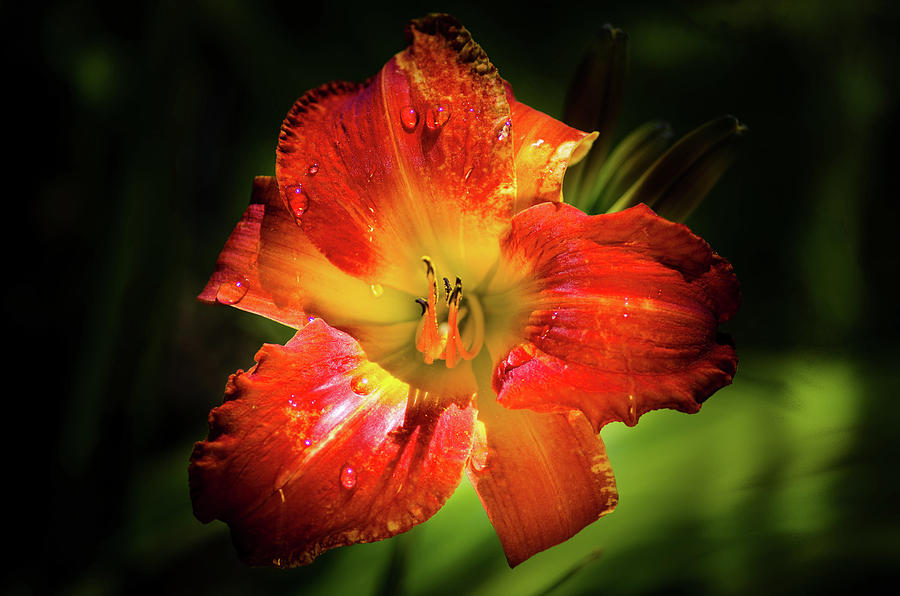
#> input picture tareaDeImagenes/pego.png, 900 x 596 px
$ jupyter execute umbralizacion.ipynb
#> lines starting #> are read from the running program, lines starting #| are printed output that depends on the picture; after the words box and inside, x2 and y2 are one past the last pixel; in counts of white or black regions, pixels touching at a corner belong together
umbralizacion binaria y binaria inversa

[cell 1]
import cv2
import matplotlib.pyplot as plt
imagen=cv2.imread('pego.png',0)#lee en escala de grises
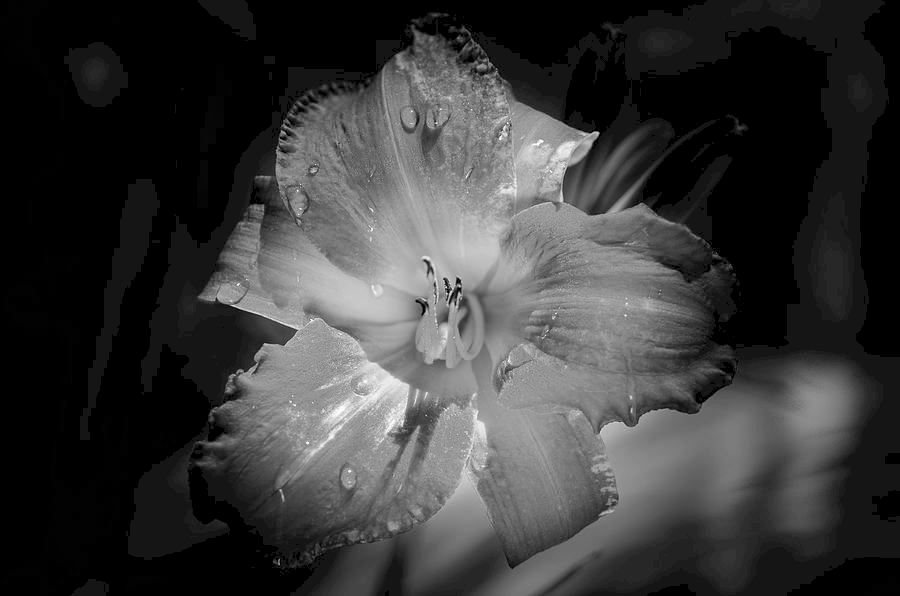
#> imagen: shape (596, 900); min 0, max 255, mean 57.2
#umbralizacion binaria
_,umbral_binario=cv2.threshold(imagen,127,255,cv2.THRESH_BINARY)
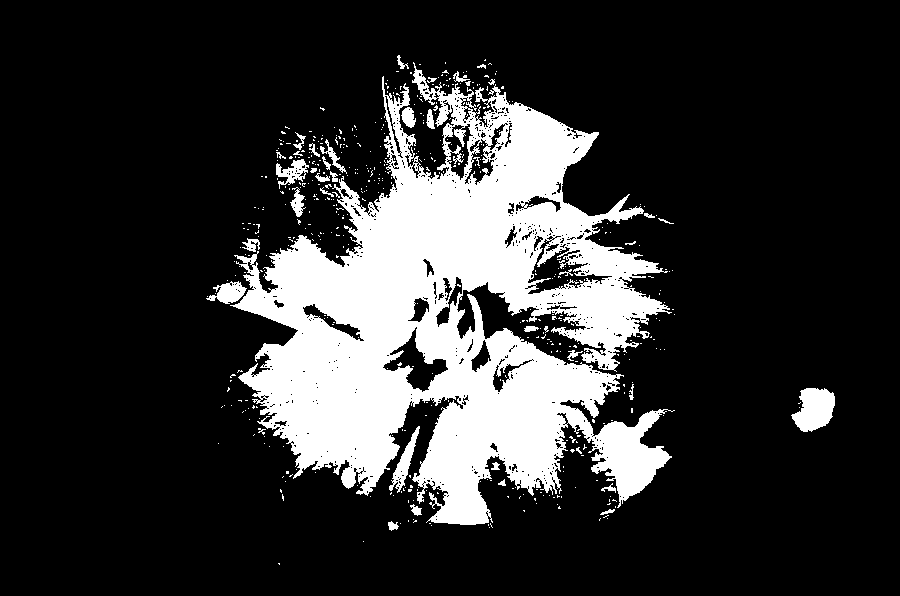
#> umbral_binario: shape (596, 900); 19.4% white; 512 white regions (472 under 20 px), largest, box (x1, y1, x2, y2) and area: (230, 62, 675, 525) 97581, (791, 388, 835, 432) 1350, (389, 426, 420, 493) 593
_,umbral_binaria_inv=cv2.threshold(imagen,127,255,cv2.THRESH_BINARY)

plt.figure(figsize=(10,5))
plt.subplot(1,3,1)
plt.imshow(imagen,cmap='gray')

plt.subplot(1,3,2)
plt.imshow(umbral_binario,cmap='gray')

plt.subplot(1,3,3)
plt.imshow(umbral_binaria_inv,cmap='gray')
plt.show()
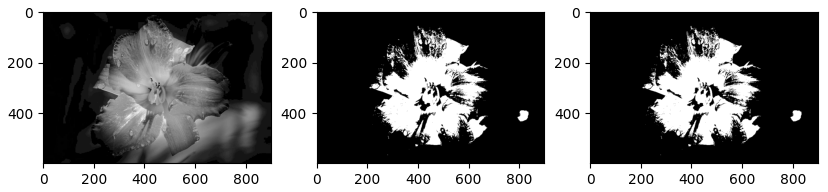
#> figure drawn by matplotlib, 3 panels

[cell 2]
import cv2
import numpy as np
import matplotlib.pyplot as plt

img = cv2.imread('pego.png')
#> img is the input picture: shape (596, 900, 3); mean B, G, R 14, 42.3, 79.6
img_rgb = cv2.cvtColor(img, cv2.COLOR_BGR2RGB)
h, w, _ = img_rgb.shape
#> h = 596; w = 900

def mosaico_color_predominante(img, patron, predominante):
#> called with patron = 'RGGB', predominante = 'R'
    mosaico = np.zeros_like(img)
    for i in range(h):
        for j in range(w):
            r, g, b = img[i,j]

            if patron=="RGGB":
                if predominante=="R":
                    if i%2==0 and j%2==0 or i%2==1 and j%2==0:
                        mosaico[i,j,0] = r
                    elif i%2==0 and j%2==1:
                        mosaico[i,j,1] = g
                    else:
                        mosaico[i,j,2] = b
                elif predominante=="B":
                    if i%2==1 and j%2==1 or i%2==0 and j%2==0:
                        mosaico[i,j,2] = b
                    elif i%2==0 and j%2==1:
                        mosaico[i,j,1] = g
                    else:
                        mosaico[i,j,0] = r
                else:
                    if i%2==0 and j%2==1 or i%2==1 and j%2==0:
                        mosaico[i,j,1] = g
                    elif i%2==0 and j%2==0:
                        mosaico[i,j,0] = r
                    else:
                        mosaico[i,j,2] = b

            elif patron=="BGGR":
                if predominante=="R":
                    if i%2==1 and j%2==1 or i%2==0 and j%2==1:
                        mosaico[i,j,0] = r
                    elif i%2==0 and j%2==0:
                        mosaico[i,j,2] = b
                    else:
                        mosaico[i,j,1] = g
                elif predominante=="B":
                    if i%2==0 and j%2==0 or i%2==1 and j%2==0:
                        mosaico[i,j,2] = b
                    elif i%2==0 and j%2==1:
                        mosaico[i,j,1] = g
                    else:
                        mosaico[i,j,0] = r
                else:
                    if i%2==0 and j%2==1 or i%2==1 and j%2==0:
                        mosaico[i,j,1] = g
                    elif i%2==0 and j%2==0:
                        mosaico[i,j,2] = b
                    else:
                        mosaico[i,j,0] = r

            elif patron=="GBRG":
                if predominante=="R":
                    if i%2==1 and j%2==0 or i%2==0 and j%2==1:
                        mosaico[i,j,0] = r
                    elif i%2==0 and j%2==0:
                        mosaico[i,j,2] = b
                    else:
                        mosaico[i,j,1] = g
                elif predominante=="B":
                    if i%2==0 and j%2==1 or i%2==1 and j%2==1:
                        mosaico[i,j,2] = b
                    elif i%2==0 and j%2==0:
                        mosaico[i,j,1] = g
                    else:
                        mosaico[i,j,0] = r
                else:
                    if i%2==0 and j%2==0 or i%2==1 and j%2==1:
                        mosaico[i,j,1] = g
                    elif i%2==0 and j%2==1:
                        mosaico[i,j,2] = b
                    else:
                        mosaico[i,j,0] = r

            elif patron=="GRBG":
                if predominante=="R":
                    if i%2==0 and j%2==1 or i%2==1 and j%2==0:
                        mosaico[i,j,0] = r
                    elif i%2==0 and j%2==0:
                        mosaico[i,j,1] = g
                    else:
                        mosaico[i,j,2] = b
                elif predominante=="B":
                    if i%2==1 and j%2==0 or i%2==1 and j%2==1:
                        mosaico[i,j,2] = b
                    elif i%2==0 and j%2==0:
                        mosaico[i,j,1] = g
                    else:
                        mosaico[i,j,0] = r
                else:
                    if i%2==0 and j%2==0 or i%2==1 and j%2==1:
                        mosaico[i,j,1] = g
                    elif i%2==0 and j%2==1:
                        mosaico[i,j,0] = r
                    else:
                        mosaico[i,j,2] = b
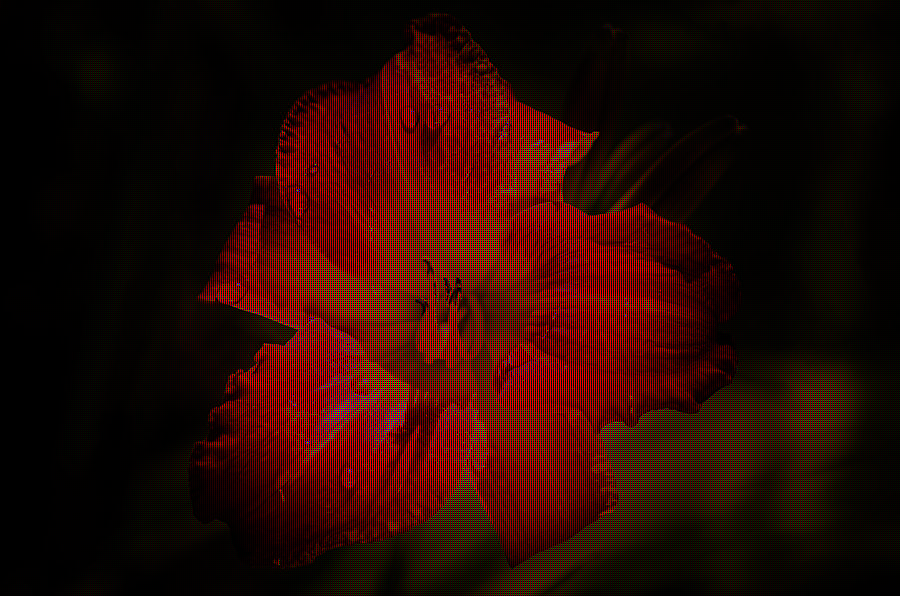
#> mosaico: shape (596, 900, 3); mean R, G, B 39.8, 10.6, 3.5
    return mosaico


mosaico_rggb = mosaico_color_predominante(img_rgb,"RGGB","R")
mosaico_bggr = mosaico_color_predominante(img_rgb,"BGGR","B")
#> call 2 of mosaico_color_predominante, with patron = 'BGGR', predominante = 'B'
#> after the loop in mosaico_color_predominante (call 2), `for i in range(h):`:
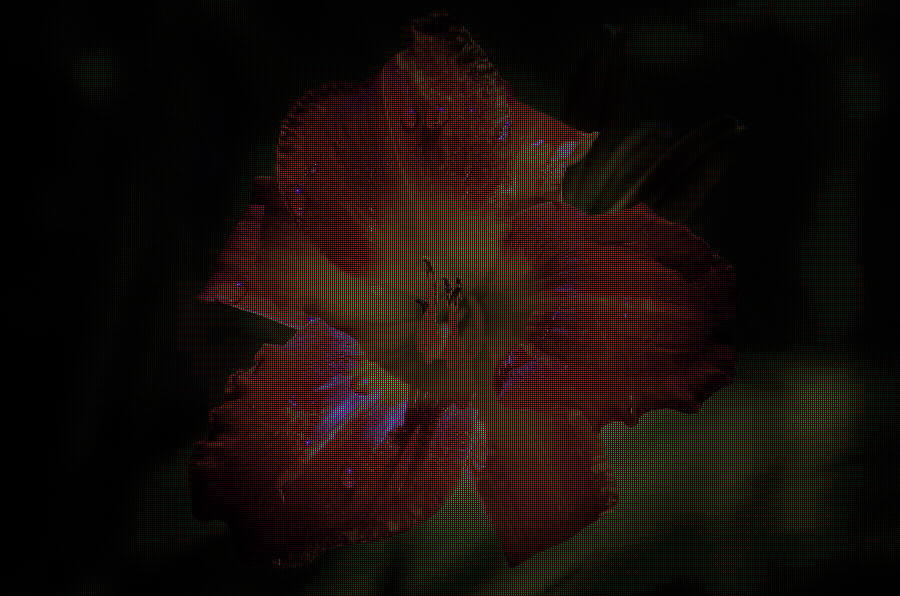
#> mosaico: shape (596, 900, 3); mean R, G, B 19.9, 10.6, 7
mosaico_gbrg = mosaico_color_predominante(img_rgb,"GBRG","G")
#> call 3 of mosaico_color_predominante, with patron = 'GBRG', predominante = 'G'
#> after the loop in mosaico_color_predominante (call 3), `for i in range(h):`:
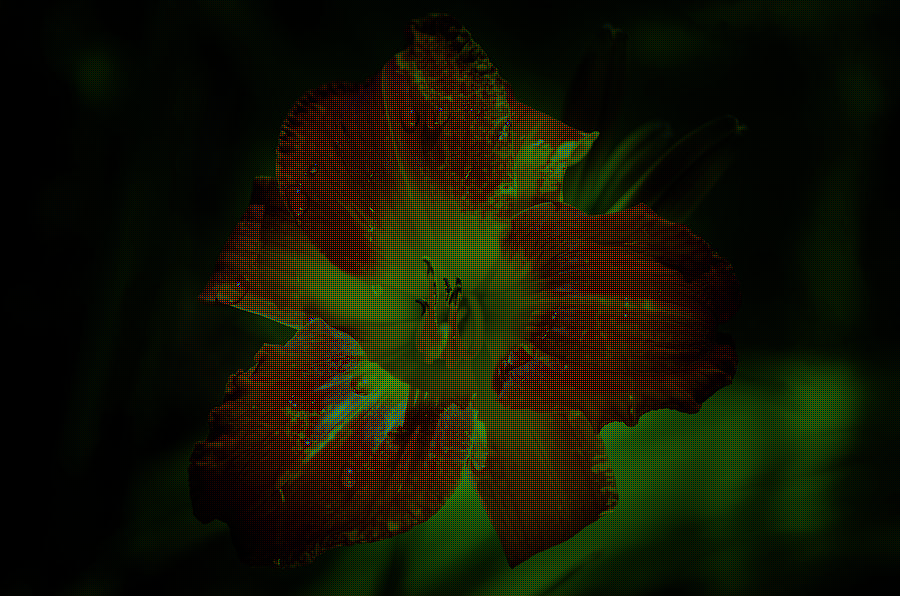
#> mosaico: shape (596, 900, 3); mean R, G, B 19.9, 21.2, 3.5
mosaico_grbg = mosaico_color_predominante(img_rgb,"GRBG","R")


plt.figure(figsize=(12,6))

plt.subplot(2,2,1)
plt.title("Mosaico RGGB (rojo)")
plt.imshow(mosaico_rggb)
plt.axis('off')

plt.subplot(2,2,2)
plt.title("Mosaico BGGR (azul)")
plt.imshow(mosaico_bggr)
plt.axis('off')

plt.subplot(2,2,3)
plt.title("Mosaico GBRG (verde)")
plt.imshow(mosaico_gbrg)
plt.axis('off')

plt.subplot(2,2,4)
plt.title("Mosaico GRBG (rojo)")
plt.imshow(mosaico_grbg)
plt.axis('off')

plt.tight_layout()
plt.show()

[cell 3]
import cv2
import matplotlib.pyplot as plt

imagen = cv2.imread('pego.png')

rgb = cv2.cvtColor(imagen, cv2.COLOR_BGR2RGB)

yuv = cv2.cvtColor(rgb, cv2.COLOR_RGB2YUV)
#> yuv: shape (596, 900, 3); mean of channels 0, 1, 2 50.3, 110.3, 153.6

plt.figure(figsize=(10,5))

plt.subplot(1,2,1)
plt.title("RGB")
plt.imshow(rgb)

plt.subplot(1,2,2)
plt.title("YUV")
plt.imshow(yuv)

plt.show()

[cell 4]
import cv2
import matplotlib.pyplot as plt

imagen = cv2.imread('pego.png')

rgb = cv2.cvtColor(imagen, cv2.COLOR_BGR2RGB)

yuv = cv2.cvtColor(rgb, cv2.COLOR_RGB2YUV)

rgb_convertido = cv2.cvtColor(yuv, cv2.COLOR_YUV2RGB)

plt.figure(figsize=(10,5))

plt.subplot(1,3,1)
plt.title("Original RGB")
plt.imshow(rgb)

plt.subplot(1,3,2)
plt.title("YUV")
plt.imshow(yuv)

plt.subplot(1,3,3)
plt.title("YUV → RGB")
plt.imshow(rgb_convertido)

plt.show()
